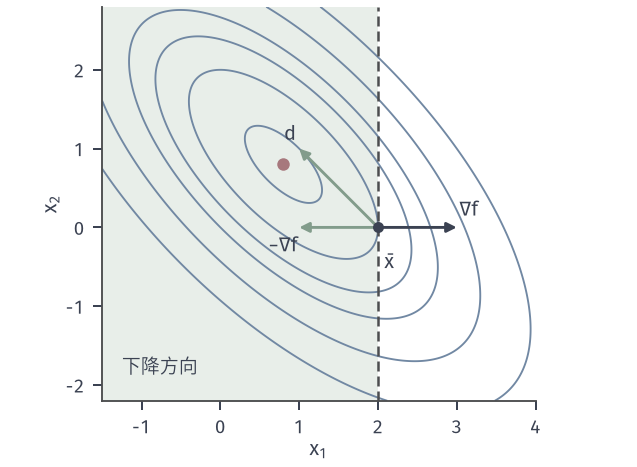

Source code (Python):
from pathlib import Path
import sys
ROOT = next(p for p in Path(__file__).resolve().parents if (p/'build.sh').is_file() and (p/'tex/book.tex').is_file())
sys.path.insert(0, str(ROOT/'figures/00-shared/mathematical-preliminaries-upper/00-shared/comprehension-figures'))
from support import figure, save, BLUE, GREEN, YELLOW, RED, PURPLE, INK, MUTED, GRID, BLUE_FILL, GREEN_FILL, YELLOW_FILL, RED_FILL, PURPLE_FILL
import numpy as np
HERE = Path(__file__).resolve().parent
STROKE = '#4C4D4F'
def panel(fig, left, right, top, bottom, wspace):
    fig.set_layout_engine(None)
    fig.subplots_adjust(left=left, right=right, top=top, bottom=bottom, wspace=wspace)
def tags(fig, axes):
    for ax, s in zip(axes, ('(a)', '(b)', '(c)', '(d)')):
        p = ax.get_position(); fig.text((p.x0+p.x1)/2, .015, s, ha='center', va='bottom')

# 目标 f=0.5(x1+x2-2)^2+0.25||x||^2，x_bar=(2,0)，gradient=(1,0)。
fig, ax = figure(width_mm=90, height_mm=66)
X,Y=np.meshgrid(np.linspace(-1.5,4,500),np.linspace(-2.2,2.8,500))
F=.5*(X+Y-2)**2+.25*(X**2+Y**2)
ax.axvspan(-1.5,2,facecolor=GREEN_FILL,edgecolor='none',zorder=0)
ax.contour(X,Y,F,levels=[.5,1,1.5,2,3,4.5],colors=[BLUE],linewidths=.75,zorder=1)
ax.axvline(2,color=STROKE,lw=1.0,ls=(0,(4,2)),zorder=2)
arr=lambda p,q,c:ax.annotate('',xy=q,xytext=p,arrowprops=dict(arrowstyle='-|>',color=c,lw=1.15,mutation_scale=8,shrinkA=0,shrinkB=0),zorder=5)
arr((2,0),(3,0),INK); arr((2,0),(1,0),GREEN); arr((2,0),(1,1),GREEN)
ax.plot([2],[0],'o',ms=4.4,color=INK,mew=0,zorder=6)
ax.plot([.8],[.8],'o',ms=5,color=RED,mew=0,zorder=6)
ax.text(3.03,.1,r'$\nabla f$',ha='left',va='bottom')
ax.text(.98,-.1,r'$-\nabla f$',ha='right',va='top',color=INK)
ax.text(.96,1.06,r'$d$',ha='right',va='bottom',color=INK)
ax.text(2.08,-.32,r'$\bar{x}$',ha='left',va='top')
ax.text(-1.25,-1.85,'下降方向',color=INK,fontsize=7.5)
ax.set_xlim(-1.5,4); ax.set_ylim(-2.2,2.8); ax.set_aspect('equal'); ax.set_xticks([-1,0,1,2,3,4]); ax.set_yticks([-2,-1,0,1,2]); ax.set_xlabel('$x_1$',labelpad=1); ax.set_ylabel('$x_2$',labelpad=2)
save(fig, HERE, 'figure', {'f':'0.5(x1+x2-2)^2+0.25||x||^2','x_bar':[2,0],'grad':[1,0]})
